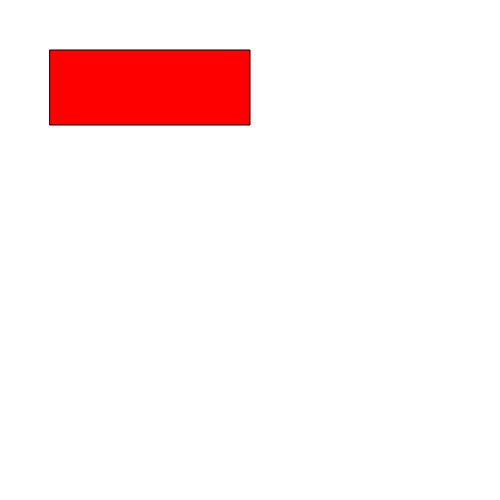
Frame 1 (no input)
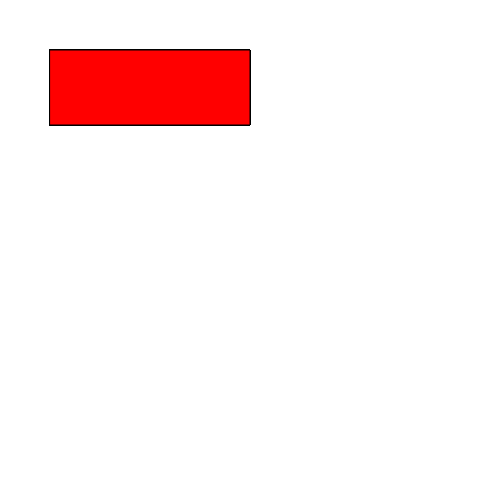
Frame 60 (no input)
Frame 120 (the mouse pressed at the canvas centre since frame 60): identical to frame 60, image omitted

The p5.js sketch that drew these frames (run headless with seeded random() and noise() and a simulated clock; from frame 60 on, the mouse is pressed at the canvas centre):

// p5.js sketch
// ── sketch.js
function setup() {
  createCanvas(500, 500);
}

function draw() {
  fill(255, 0, 0);
  rect(50, 50, 200, 75);
}
